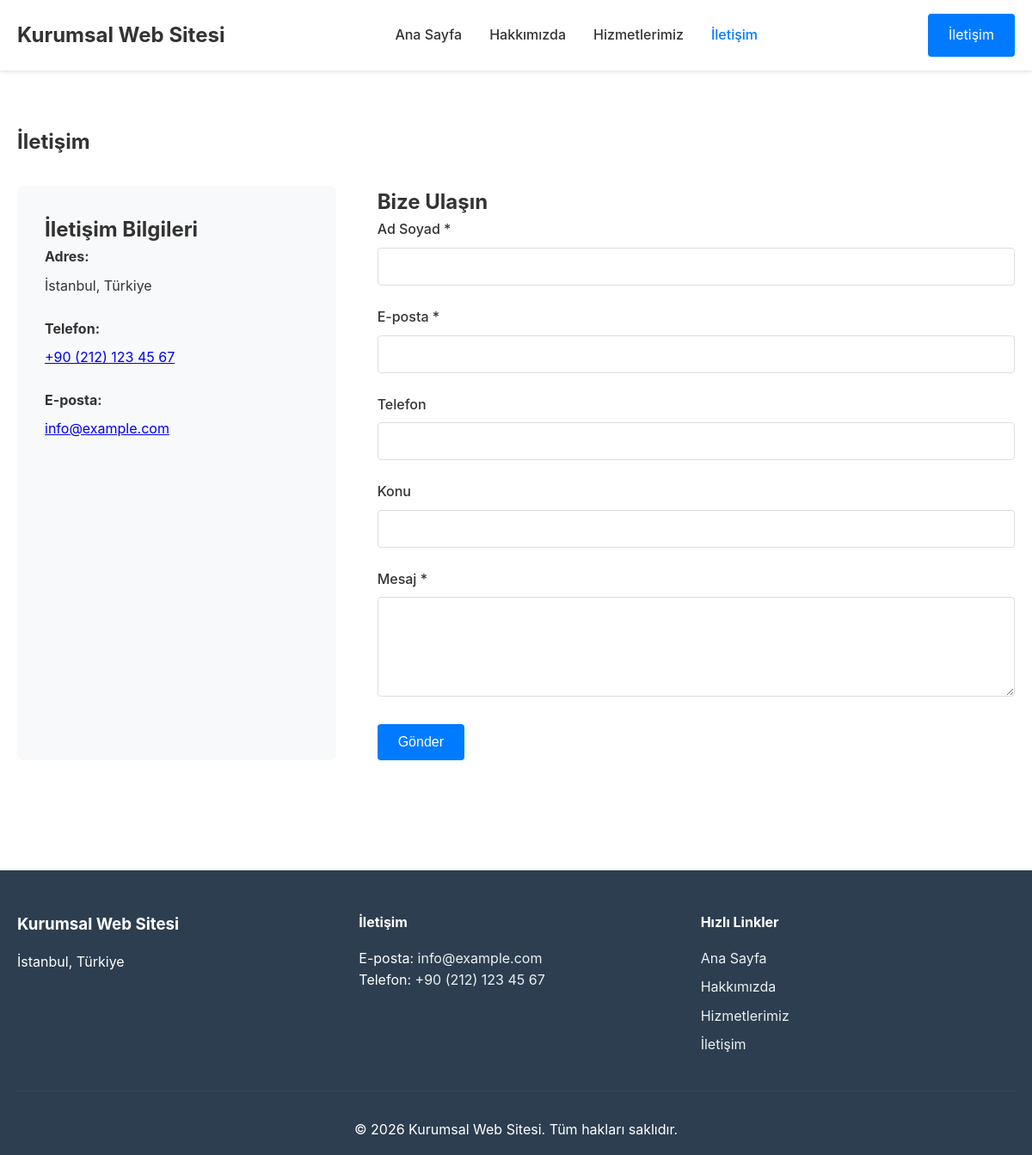
Screenshot of /public/?page=contact with the database file from the repository.
### tables this page shows
CREATE TABLE IF NOT EXISTS settings (
    id INT AUTO_INCREMENT PRIMARY KEY,
    setting_key VARCHAR(100) NOT NULL UNIQUE,
    setting_value TEXT,
    setting_type ENUM('text', 'textarea', 'image', 'url', 'email', 'phone') DEFAULT 'text',
    description VARCHAR(255),
    group_name VARCHAR(50) DEFAULT 'general',
    created_at TIMESTAMP DEFAULT CURRENT_TIMESTAMP,
    updated_at TIMESTAMP DEFAULT CURRENT_TIMESTAMP ON UPDATE CURRENT_TIMESTAMP,
    INDEX idx_setting_key (setting_key),
    INDEX idx_group_name (group_name)
);

CREATE TABLE IF NOT EXISTS pages (
    id INT AUTO_INCREMENT PRIMARY KEY,
    slug VARCHAR(100) NOT NULL UNIQUE,
    title VARCHAR(200) NOT NULL,
    meta_title VARCHAR(200),
    meta_description TEXT,
    meta_keywords VARCHAR(255),
    is_active TINYINT(1) DEFAULT 1,
    sort_order INT DEFAULT 0,
    created_at TIMESTAMP DEFAULT CURRENT_TIMESTAMP,
    updated_at TIMESTAMP DEFAULT CURRENT_TIMESTAMP ON UPDATE CURRENT_TIMESTAMP,
    INDEX idx_slug (slug),
    INDEX idx_is_active (is_active)
);

### config/database.php (called while the page is built, shortened)
<?php
class Database {
    private static $instance = null;
    private $connection;
    private function __construct() {
        try {
            $dsn = "mysql:host=" . self::DB_HOST . ";dbname=" . self::DB_NAME . ";charset=" . self::DB_CHARSET;
            $options = [
                PDO::ATTR_ERRMODE            => PDO::ERRMODE_EXCEPTION,
                PDO::ATTR_DEFAULT_FETCH_MODE => PDO::FETCH_ASSOC,
                PDO::ATTR_EMULATE_PREPARES   => false,
            ];
            $this->connection = new PDO($dsn, self::DB_USER, self::DB_PASS, $options);
        } catch (PDOException $e) {
            error_log("Database Connection Error: " . $e->getMessage());
            die("Veritabanı bağlantı hatası. Lütfen yöneticiye başvurun.");
        }
    }
    public static function getInstance() {
        if (self::$instance === null) {
            self::$instance = new self();
        }
        return self::$instance;
    }
    public function getConnection() {
        return $this->connection;
    }
}

### app/Models/SettingModel.php (called while the page is built, shortened)
<?php
class SettingModel {
    private $db;
    public function __construct() {
        $this->db = Database::getInstance()->getConnection();
    }
    public function get($key, $default = null) {
        $stmt = $this->db->prepare("SELECT setting_value FROM settings WHERE setting_key = ?");
        $stmt->execute([$key]);
        $result = $stmt->fetch();
        return $result ? $result['setting_value'] : $default;
    }
}

### app/helpers/functions.php (called while the page is built, shortened)
<?php
function escape($string) {
    return htmlspecialchars($string, ENT_QUOTES, 'UTF-8');
}

### app/Models/PageModel.php (called while the page is built, shortened)
<?php
class PageModel {
    private $db;
    public function __construct() {
        $this->db = Database::getInstance()->getConnection();
    }
    public function getAll($activeOnly = true) {
        $sql = "SELECT * FROM pages";
        if ($activeOnly) {
            $sql .= " WHERE is_active = 1";
        }
        $sql .= " ORDER BY sort_order ASC, title ASC";
        return $this->db->query($sql)->fetchAll();
    }
    public function getBySlug($slug) {
        $stmt = $this->db->prepare("SELECT * FROM pages WHERE slug = ? AND is_active = 1");
        $stmt->execute([$slug]);
        return $stmt->fetch();
    }
}

### app/Views/pages/contact.php (the view, shortened to what this page needs)
<?php
$pageModel = new PageModel();
$page = $pageModel->getBySlug('contact');
$settingModel = new SettingModel();
$siteEmail = $settingModel->get('site_email', '');
$sitePhone = $settingModel->get('site_phone', '');
$siteAddress = $settingModel->get('site_address', '');
?>
<section class="contact-page">
    <div class="container">
        <h1><?= escape($page['title'] ?? 'İletişim') ?></h1>
        <div class="contact-wrapper">
            <div class="contact-info">
                <h2>İletişim Bilgileri</h2>
                <?php if ($siteAddress): ?>
                <div class="info-item">
                    <strong>Adres:</strong>
                    <p><?= escape($siteAddress) ?></p>
                </div>
                <?php endif; ?>
                <?php if ($sitePhone): ?>
                <div class="info-item">
                    <strong>Telefon:</strong>
                    <p><a href="tel:<?= escape($sitePhone) ?>"><?= escape($sitePhone) ?></a></p>
                </div>
                <?php endif; ?>
                <?php if ($siteEmail): ?>
                <div class="info-item">
                    <strong>E-posta:</strong>
                    <p><a href="mailto:<?= escape($siteEmail) ?>"><?= escape($siteEmail) ?></a></p>
                </div>
                <?php endif; ?>
            </div>
            <div class="contact-form-wrapper">
                <h2>Bize Ulaşın</h2>
                <form method="POST" action="" class="contact-form">
                    <div class="form-group">
                        <label for="name">Ad Soyad *</label>
                        <input type="text" id="name" name="name" required
                               value="<?= isset($name) ? escape($name) : '' ?>">
                    </div>
                    <div class="form-group">
                        <label for="email">E-posta *</label>
                        <input type="email" id="email" name="email" required
                               value="<?= isset($email) ? escape($email) : '' ?>">
                    </div>
                    <div class="form-group">
                        <label for="phone">Telefon</label>
                        <input type="tel" id="phone" name="phone"
                               value="<?= isset($phone) ? escape($phone) : '' ?>">
                    </div>
                    <div class="form-group">
                        <label for="subject">Konu</label>
                        <input type="text" id="subject" name="subject"
                               value="<?= isset($subject) ? escape($subject) : '' ?>">
                    </div>
                    <div class="form-group">
                        <label for="message">Mesaj *</label>
                        <textarea id="message" name="message" rows="5" required><?= isset($message) ? escape($message) : '' ?></textarea>
                    </div>
                    <button type="submit" class="btn btn-primary">Gönder</button>
                </form>
            </div>
        </div>
    </div>
</section>

### app/Views/layouts/header.php (shortened to what this page needs)
<?php
$settingModel = new SettingModel();
$siteName = $settingModel->get('site_name', 'Kurumsal Web Sitesi');
$siteLogo = $settingModel->get('site_logo', '');
$pageModel = new PageModel();
$pages = $pageModel->getAll();
$currentPage = $currentPage ?? 'home';
?>
<!DOCTYPE html>
<html lang="tr">
<head>
    <link rel="stylesheet" href="<?= BASE_URL ?>/assets/css/style.css">
</head>
<body>
    <header class="site-header">
        <div class="container">
            <div class="header-content">
                <div class="logo">
                    <?php if ($siteLogo): ?>
                        <a href="<?= BASE_URL ?>">
                            <img src="<?= escape($siteLogo) ?>" alt="<?= escape($siteName) ?>">
                        </a>
                    <?php else: ?>
                        <a href="<?= BASE_URL ?>"><?= escape($siteName) ?></a>
                    <?php endif; ?>
                </div>
                <nav class="main-nav">
                    <ul>
                        <li><a href="<?= BASE_URL ?>" class="<?= $currentPage === 'home' ? 'active' : '' ?>">Ana Sayfa</a></li>
                        <?php foreach ($pages as $page): ?>
                            <?php if ($page['slug'] !== 'home'): ?>
                            <li>
                                <a href="<?= BASE_URL ?>/?page=<?= escape($page['slug']) ?>"
                                   class="<?= $currentPage === $page['slug'] ? 'active' : '' ?>">
                                    <?= escape($page['title']) ?>
                                </a>
                            </li>
                            <?php endif; ?>
                        <?php endforeach; ?>
                    </ul>
                </nav>
                <div class="header-actions">
                    <a href="<?= BASE_URL ?>/?page=contact" class="btn btn-primary">İletişim</a>
                </div>
            </div>
        </div>
    </header>
    <main class="main-content">

### app/Views/layouts/footer.php (shortened to what this page needs)
<?php
$settingModel = new SettingModel();
$siteName = $settingModel->get('site_name', 'Kurumsal Web Sitesi');
$siteEmail = $settingModel->get('site_email', '');
$sitePhone = $settingModel->get('site_phone', '');
$siteAddress = $settingModel->get('site_address', '');
?>
    </main>
    <footer class="site-footer">
        <div class="container">
            <div class="footer-content">
                <div class="footer-section">
                    <h3><?= escape($siteName) ?></h3>
                    <?php if ($siteAddress): ?>
                    <p><?= escape($siteAddress) ?></p>
                    <?php endif; ?>
                </div>
                <div class="footer-section">
                    <h4>İletişim</h4>
                    <?php if ($siteEmail): ?>
                    <p>E-posta: <a href="mailto:<?= escape($siteEmail) ?>"><?= escape($siteEmail) ?></a></p>
                    <?php endif; ?>
                    <?php if ($sitePhone): ?>
                    <p>Telefon: <a href="tel:<?= escape($sitePhone) ?>"><?= escape($sitePhone) ?></a></p>
                    <?php endif; ?>
                </div>
                <div class="footer-section">
                    <h4>Hızlı Linkler</h4>
                    <ul>
                        <li><a href="<?= BASE_URL ?>">Ana Sayfa</a></li>
                        <?php
                        $pageModel = new PageModel();
                        $pages = $pageModel->getAll();
                        foreach ($pages as $page):
                            if ($page['slug'] !== 'home'):
                        ?>
                        <li><a href="<?= BASE_URL ?>/?page=<?= escape($page['slug']) ?>"><?= escape($page['title']) ?></a></li>
                        <?php
                            endif;
                        endforeach;
                        ?>
                    </ul>
                </div>
            </div>
            <div class="footer-bottom">
                <p>&copy; <?= date('Y') ?> <?= escape($siteName) ?>. Tüm hakları saklıdır.</p>
            </div>
        </div>
    </footer>
</body>
</html>

### public/assets/css/style.css (style rules this page uses)
* { margin: 0; padding: 0; box-sizing: border-box; }
body { font-family: -apple-system, BlinkMacSystemFont, 'Segoe UI', Roboto, 'Helvetica Neue', Arial, sans-serif; line-height: 1.6; color: #333; background-color: #fff; }
.container { max-width: 1200px; margin: 0 auto; padding: 0 20px; }
.site-header { background: #fff; box-shadow: 0 2px 4px rgba(0,0,0,0.1); position: sticky; top: 0; z-index: 1000; }
.header-content { display: flex; justify-content: space-between; align-items: center; padding: 1rem 0; }
.logo a { font-size: 1.5rem; font-weight: bold; text-decoration: none; color: #333; }
.main-nav ul { display: flex; list-style: none; gap: 2rem; }
.main-nav a { text-decoration: none; color: #333; font-weight: 500; transition: color 0.3s; }
.main-nav a:hover, .main-nav a.active { color: #007bff; }
.btn { display: inline-block; padding: 0.75rem 1.5rem; text-decoration: none; border-radius: 4px; transition: all 0.3s; border: none; cursor: pointer; font-size: 1rem; }
.btn-primary { background: #007bff; color: #fff; }
.main-content { min-height: calc(100vh - 200px); }
section { padding: 4rem 0; }
.site-footer { background: #2c3e50; color: #fff; padding: 3rem 0 1rem; margin-top: 4rem; }
.footer-content { display: grid; grid-template-columns: repeat(auto-fit, minmax(250px, 1fr)); gap: 2rem; margin-bottom: 2rem; }
.footer-section h3, .footer-section h4 { margin-bottom: 1rem; }
.footer-section ul { list-style: none; }
.footer-section ul li { margin-bottom: 0.5rem; }
.footer-section a { color: #ecf0f1; text-decoration: none; }
.footer-bottom { text-align: center; padding-top: 2rem; border-top: 1px solid #34495e; }
.contact-wrapper { display: grid; grid-template-columns: 1fr 2fr; gap: 3rem; margin-top: 2rem; }
.contact-info { background: #f8f9fa; padding: 2rem; border-radius: 8px; }
.info-item { margin-bottom: 1.5rem; }
.info-item strong { display: block; margin-bottom: 0.5rem; }
.contact-form .form-group { margin-bottom: 1.5rem; }
.contact-form label { display: block; margin-bottom: 0.5rem; font-weight: 500; }
.contact-form input, .contact-form textarea { width: 100%; padding: 0.75rem; border: 1px solid #ddd; border-radius: 4px; font-size: 1rem; }
.contact-form textarea { resize: vertical; }

### rows the page displays
settings: setting_value "Kurumsal Web Sitesi"
pages: title "Hakkımızda"
pages: title "Hizmetlerimiz"
pages: title "İletişim"
settings: setting_value "İstanbul, Türkiye"
settings: setting_value "+90 (212) 123 45 67"
settings: setting_value "info@example.com"
